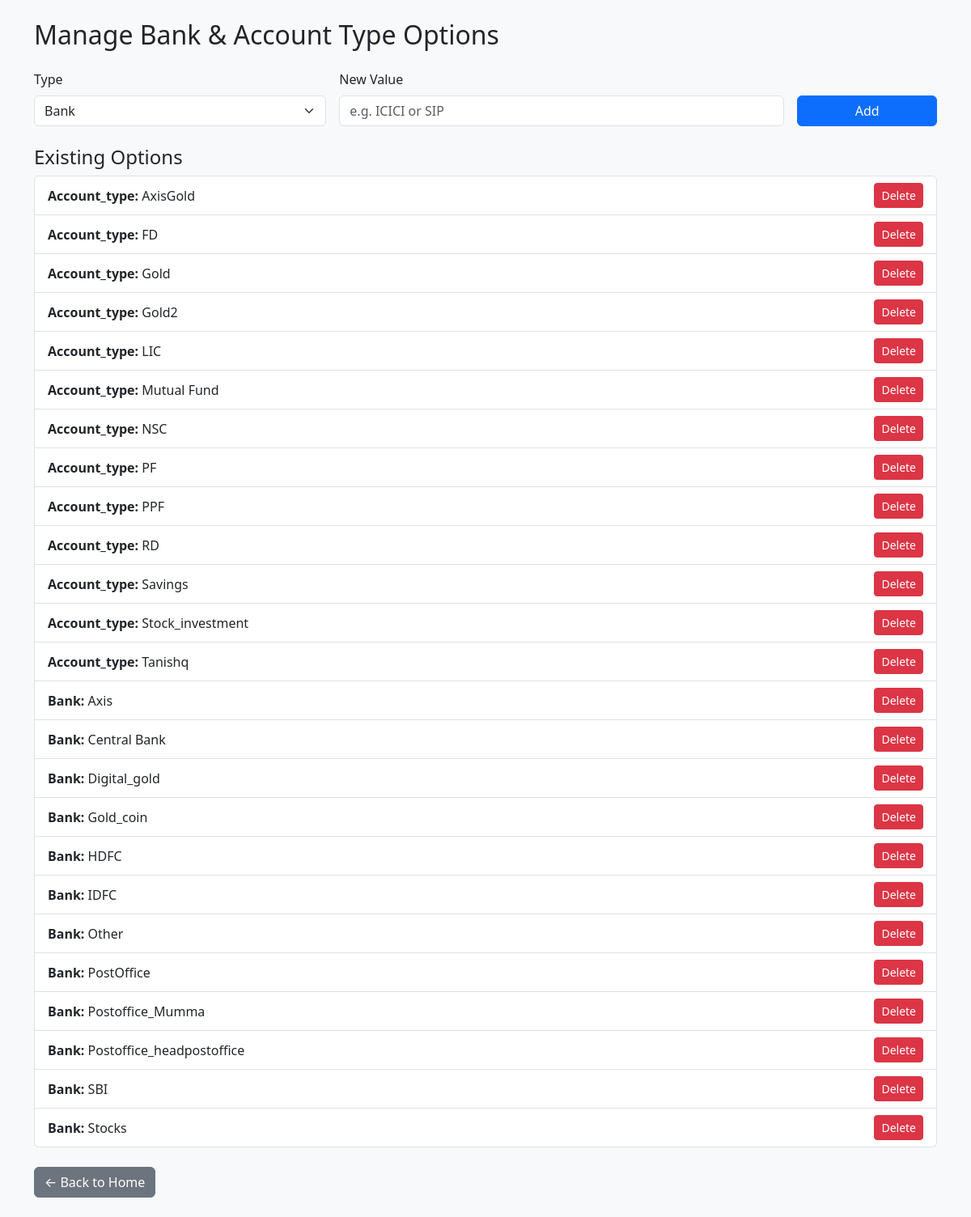
Screenshot of /manage_options with the database file from the repository.
### tables this page shows
CREATE TABLE options (
        id INTEGER PRIMARY KEY AUTOINCREMENT,
        type TEXT,         -- 'bank' or 'account_type'
        value TEXT UNIQUE  -- actual name like 'SBI', 'FD', etc.
    );

### app.py (the view, shortened to what this page needs)
@app.route("/manage_options", methods=["GET", "POST"])
def manage_options():
    with sqlite3.connect(DB) as conn:
        cursor = conn.cursor()
        cursor.execute("SELECT type, value FROM options ORDER BY type, value")
        options = cursor.fetchall()
    return render_template("manage_options.html", options=options)

### templates/manage_options.html (shortened to what this page needs)
<!DOCTYPE html>
<html lang="en">
<head>
  <link href="https://cdn.jsdelivr.net/npm/bootstrap@5.3.0/dist/css/bootstrap.min.css" rel="stylesheet">
</head>
<body class="bg-light">
<div class="container py-4">
  <h2 class="mb-4">Manage Bank & Account Type Options</h2>
  <form method="POST" class="row g-3 mb-4">
    <div class="col-md-4">
      <label class="form-label">Type</label>
      <select name="type" class="form-select" required>
        <option value="bank">Bank</option>
      </select>
    </div>
    <div class="col-md-6">
      <label class="form-label">New Value</label>
      <input name="value" class="form-control" placeholder="e.g. ICICI or SIP" required>
    </div>
    <div class="col-md-2 d-flex align-items-end">
      <button class="btn btn-primary w-100">Add</button>
    </div>
  </form>
  <h4>Existing Options</h4>
<ul class="list-group">
  {% for t, v in options %}
    <li class="list-group-item d-flex justify-content-between align-items-center">
      <span><strong>{{ t.capitalize() }}:</strong> {{ v }}</span>
      <a href="/delete_option/{{ t }}/{{ v }}" class="btn btn-sm btn-danger"
         onclick="return confirm('Delete {{ v }} from {{ t }} options?')">Delete</a>
    </li>
  {% endfor %}
</ul>
  <a href="/" class="btn btn-secondary mt-4">← Back to Home</a>
</div>
</body>
</html>

### rows the page displays
options: capitalize "Account_type", value "AxisGold"
options: capitalize "Account_type", value "FD"
options: capitalize "Account_type", value "Gold"
options: capitalize "Account_type", value "Gold2"
options: capitalize "Account_type", value "LIC"
options: capitalize "Account_type", value "Mutual Fund"
options: capitalize "Account_type", value "NSC"
options: capitalize "Account_type", value "PF"
options: capitalize "Account_type", value "PPF"
options: capitalize "Account_type", value "RD"
options: capitalize "Account_type", value "Savings"
options: capitalize "Account_type", value "Stock_investment"
options: capitalize "Account_type", value "Tanishq"
options: capitalize "Bank", value "Axis"
options: capitalize "Bank", value "Central Bank"
options: capitalize "Bank", value "Digital_gold"
options: capitalize "Bank", value "Gold_coin"
options: capitalize "Bank", value "HDFC"
options: capitalize "Bank", value "IDFC"
options: capitalize "Bank", value "Other"
options: capitalize "Bank", value "PostOffice"
options: capitalize "Bank", value "Postoffice_Mumma"
options: capitalize "Bank", value "Postoffice_headpostoffice"
options: capitalize "Bank", value "SBI"
options: capitalize "Bank", value "Stocks"
